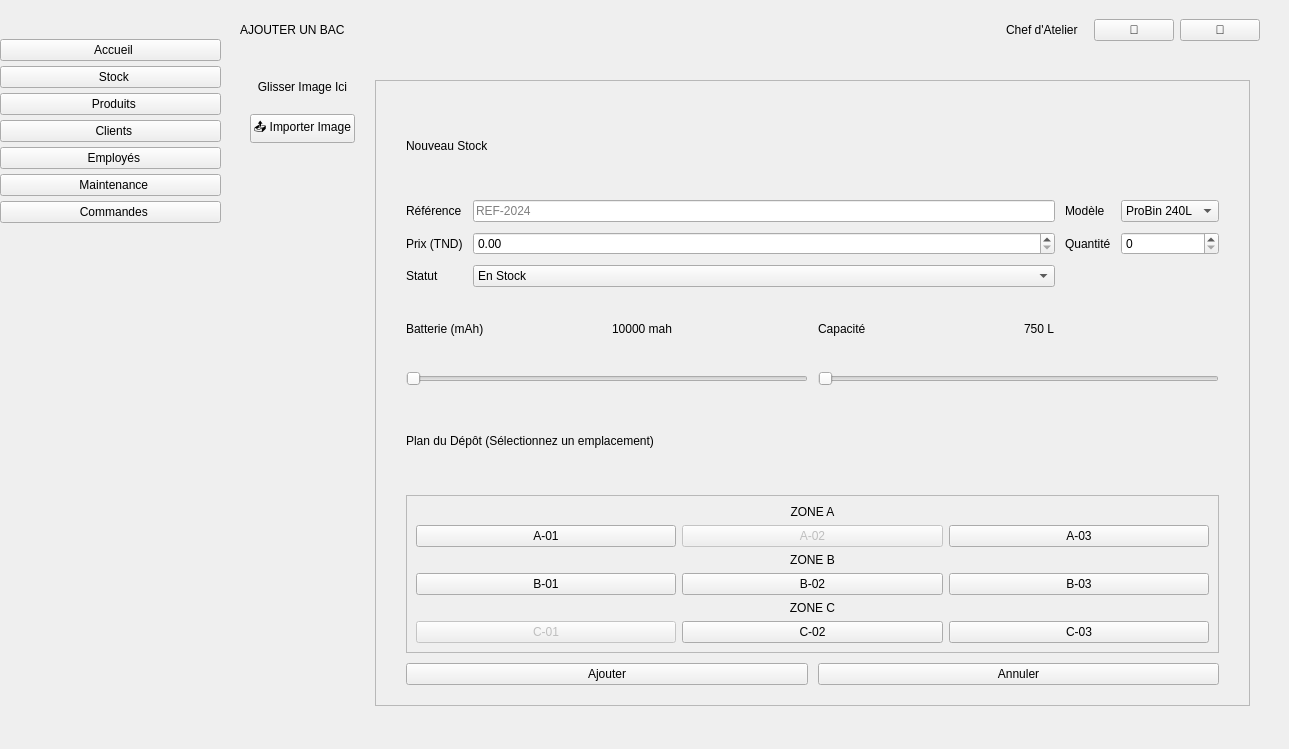
    <widget class="QWidget" name="ajout">
     <attribute name="title">
      <string>Ajout</string>
     </attribute>
     <widget class="QWidget" name="verticalLayoutWidget_2">
      <property name="geometry">
       <rect>
        <x>0</x>
        <y>0</y>
        <width>221</width>
        <height>740</height>
       </rect>
      </property>
      <layout class="QVBoxLayout" name="verticalLayout_2">
       <property name="spacing">
        <number>5</number>
       </property>
       <property name="bottomMargin">
        <number>20</number>
       </property>
       <item>
        <widget class="QLabel" name="label_2">
         <property name="text">
          <string/>
         </property>
         <property name="pixmap">
          <pixmap resource="logo.qrc">:/logo1.png</pixmap>
         </property>
        </widget>
       </item>
       <item>
        <spacer>
         <property name="orientation">
          <enum>Qt::Orientation::Vertical</enum>
         </property>
         <property name="sizeType">
          <enum>QSizePolicy::Policy::Fixed</enum>
         </property>
         <property name="sizeHint" stdset="0">
          <size>
           <width>20</width>
           <height>20</height>
          </size>
         </property>
        </spacer>
       </item>
       <item>
        <widget class="QPushButton" name="btnhome_2">
         <property name="text">
          <string>  Accueil</string>
         </property>
        </widget>
       </item>
       <item>
        <widget class="QPushButton" name="btnstock_2">
         <property name="text">
          <string>  Stock</string>
         </property>
        </widget>
       </item>
       <item>
        <widget class="QPushButton" name="btnproduit_2">
         <property name="text">
          <string>  Produits</string>
         </property>
        </widget>
       </item>
       <item>
        <widget class="QPushButton" name="btnclient_2">
         <property name="text">
          <string>  Clients</string>
         </property>
        </widget>
       </item>
       <item>
        <widget class="QPushButton" name="btnemploye_2">
         <property name="text">
          <string>  Employés</string>
         </property>
        </widget>
       </item>
       <item>
        <widget class="QPushButton" name="btnmaintenance_2">
         <property name="text">
          <string>  Maintenance</string>
         </property>
        </widget>
       </item>
       <item>
        <widget class="QPushButton" name="btncmd_2">
         <property name="text">
          <string>  Commandes</string>
         </property>
        </widget>
       </item>
       <item>
        <spacer>
         <property name="orientation">
          <enum>Qt::Orientation::Vertical</enum>
         </property>
         <property name="sizeHint" stdset="0">
          <size>
           <width>0</width>
           <height>0</height>
          </size>
         </property>
        </spacer>
       </item>
      </layout>
     </widget>
     <widget class="QWidget" name="horizontalLayoutWidget_2">
      <property name="geometry">
       <rect>
        <x>220</x>
        <y>0</y>
        <width>1060</width>
        <height>60</height>
       </rect>
      </property>
      <layout class="QHBoxLayout" name="horizontalLayout_2">
       <property name="leftMargin">
        <number>20</number>
       </property>
       <property name="rightMargin">
        <number>20</number>
       </property>
       <item>
        <widget class="QLabel" name="lb_2">
         <property name="text">
          <string>AJOUTER UN BAC</string>
         </property>
        </widget>
       </item>
       <item>
        <spacer>
         <property name="orientation">
          <enum>Qt::Orientation::Horizontal</enum>
         </property>
         <property name="sizeHint" stdset="0">
          <size>
           <width>0</width>
           <height>0</height>
          </size>
         </property>
        </spacer>
       </item>
       <item>
        <widget class="QLabel" name="user_2">
         <property name="text">
          <string>Chef d'Atelier</string>
         </property>
        </widget>
       </item>
       <item>
        <spacer>
         <property name="orientation">
          <enum>Qt::Orientation::Horizontal</enum>
         </property>
         <property name="sizeType">
          <enum>QSizePolicy::Policy::Fixed</enum>
         </property>
         <property name="sizeHint" stdset="0">
          <size>
           <width>10</width>
           <height>20</height>
          </size>
         </property>
        </spacer>
       </item>
       <item>
        <widget class="QPushButton" name="btnnotif_2">
         <property name="text">
          <string>🔔</string>
         </property>
        </widget>
       </item>
       <item>
        <widget class="QPushButton" name="btnprofil_2">
         <property name="text">
          <string>👤</string>
         </property>
        </widget>
       </item>
      </layout>
     </widget>
     <widget class="QWidget" name="addContent">
      <property name="geometry">
       <rect>
        <x>250</x>
        <y>80</y>
        <width>1000</width>
        <height>626</height>
       </rect>
      </property>
      <layout class="QHBoxLayout" name="hl_add_split">
       <property name="spacing">
        <number>20</number>
       </property>
       <item>
        <layout class="QVBoxLayout" name="vl_img_add">
         <item>
          <widget class="QLabel" name="lblImgPreview_Add">
           <property name="text">
            <string>Glisser Image Ici</string>
           </property>
           <property name="alignment">
            <set>Qt::AlignmentFlag::AlignCenter</set>
           </property>
          </widget>
         </item>
         <item>
          <widget class="QPushButton" name="btnUpload_Add">
           <property name="text">
            <string>📤 Importer Image</string>
           </property>
          </widget>
         </item>
         <item>
          <spacer>
           <property name="orientation">
            <enum>Qt::Orientation::Vertical</enum>
           </property>
           <property name="sizeHint" stdset="0">
            <size>
             <width>0</width>
             <height>0</height>
            </size>
           </property>
          </spacer>
         </item>
        </layout>
       </item>
       <item>
        <widget class="QFrame" name="cardAdd">
         <property name="frameShape">
          <enum>QFrame::Shape::StyledPanel</enum>
         </property>
         <layout class="QVBoxLayout" name="verticalLayout_Add">
          <property name="spacing">
           <number>10</number>
          </property>
          <property name="leftMargin">
           <number>30</number>
          </property>
          <property name="topMargin">
           <number>20</number>
          </property>
          <property name="rightMargin">
           <number>30</number>
          </property>
          <property name="bottomMargin">
           <number>20</number>
          </property>
          <item>
           <widget class="QLabel" name="lblTitleAdd">
            <property name="text">
             <string>Nouveau Stock</string>
            </property>
           </widget>
          </item>
          <item>
           <layout class="QGridLayout" name="gl_inputs">
            <item row="0" column="0">
             <widget class="QLabel" name="l1">
              <property name="text">
               <string>Référence</string>
              </property>
             </widget>
            </item>
            <item row="0" column="1">
             <widget class="QLineEdit" name="ln_ref_add">
              <property name="placeholderText">
               <string>REF-2024</string>
              </property>
             </widget>
            </item>
            <item row="0" column="2">
             <widget class="QLabel" name="l2">
              <property name="text">
               <string>Modèle</string>
              </property>
             </widget>
            </item>
            <item row="0" column="3">
             <widget class="QComboBox" name="cb_model_add">
              <item>
               <property name="text">
                <string>ProBin 240L</string>
               </property>
              </item>
             </widget>
            </item>
            <item row="1" column="0">
             <widget class="QLabel" name="l_px">
              <property name="text">
               <string>Prix (TND)</string>
              </property>
             </widget>
            </item>
            <item row="1" column="1">
             <widget class="QDoubleSpinBox" name="dsb_price_add">
              <property name="maximum">
               <double>99999.000000000000000</double>
              </property>
             </widget>
            </item>
            <item row="1" column="2">
             <widget class="QLabel" name="l_qty">
              <property name="text">
               <string>Quantité</string>
              </property>
             </widget>
            </item>
            <item row="1" column="3">
             <widget class="QSpinBox" name="sb_qty_add"/>
            </item>
            <item row="2" column="0">
             <widget class="QLabel" name="l_stat">
              <property name="text">
               <string>Statut</string>
              </property>
             </widget>
            </item>
            <item row="2" column="1">
             <widget class="QComboBox" name="cb_status_add">
              <item>
               <property name="text">
                <string>En Stock</string>
               </property>
              </item>
             </widget>
            </item>
           </layout>
          </item>
          <item>
           <layout class="QHBoxLayout" name="hl_sliders">
            <item>
             <layout class="QVBoxLayout" name="vl_bat">
              <item>
               <layout class="QHBoxLayout" name="horizontalLayout">
                <item>
                 <widget class="QLabel" name="l_bat">
                  <property name="text">
                   <string>Batterie (mAh)</string>
                  </property>
                 </widget>
                </item>
                <item>
                 <widget class="QLabel" name="label">
                  <property name="text">
                   <string>10000 mah</string>
                  </property>
                 </widget>
                </item>
               </layout>
              </item>
              <item>
               <widget class="QSlider" name="slider_bat_add">
                <property name="minimum">
                 <number>2000</number>
                </property>
                <property name="maximum">
                 <number>20000</number>
                </property>
                <property name="orientation">
                 <enum>Qt::Orientation::Horizontal</enum>
                </property>
               </widget>
              </item>
             </layout>
            </item>
            <item>
             <layout class="QVBoxLayout" name="vl_cap">
              <item>
               <layout class="QHBoxLayout" name="horizontalLayout_4">
                <item>
                 <widget class="QLabel" name="l_cap">
                  <property name="text">
                   <string>Capacité</string>
                  </property>
                 </widget>
                </item>
                <item>
                 <widget class="QLabel" name="label_4">
                  <property name="text">
                   <string>750 L</string>
                  </property>
                 </widget>
                </item>
               </layout>
              </item>
              <item>
               <widget class="QSlider" name="slider_cap_add">
                <property name="minimum">
                 <number>50</number>
                </property>
                <property name="maximum">
                 <number>1000</number>
                </property>
                <property name="orientation">
                 <enum>Qt::Orientation::Horizontal</enum>
                </property>
               </widget>
              </item>
             </layout>
            </item>
           </layout>
          </item>
          <item>
           <widget class="QLabel" name="l5">
            <property name="text">
             <string>Plan du Dépôt (Sélectionnez un emplacement)</string>
            </property>
           </widget>
          </item>
          <item>
           <widget class="QFrame" name="mapFrame">
            <property name="frameShape">
             <enum>QFrame::Shape::StyledPanel</enum>
            </property>
            <layout class="QGridLayout" name="gl_map_add">
             <item row="0" column="0" colspan="3">
              <widget class="QLabel" name="zoneA">
               <property name="text">
                <string>ZONE A</string>
               </property>
               <property name="alignment">
                <set>Qt::AlignmentFlag::AlignCenter</set>
               </property>
               <property name="class" stdset="0">
                <string>zoneLabel</string>
               </property>
              </widget>
             </item>
             <item row="1" column="0">
              <widget class="QPushButton" name="btn_a1">
               <property name="text">
                <string>A-01</string>
               </property>
               <property name="checkable">
                <bool>true</bool>
               </property>
               <property name="autoExclusive">
                <bool>true</bool>
               </property>
               <property name="class" stdset="0">
                <string>slotBtn</string>
               </property>
              </widget>
             </item>
             <item row="1" column="1">
              <widget class="QPushButton" name="btn_a2">
               <property name="enabled">
                <bool>false</bool>
               </property>
               <property name="text">
                <string>A-02</string>
               </property>
               <property name="class" stdset="0">
                <string>slotBtn</string>
               </property>
              </widget>
             </item>
             <item row="1" column="2">
              <widget class="QPushButton" name="btn_a3">
               <property name="text">
                <string>A-03</string>
               </property>
               <property name="checkable">
                <bool>true</bool>
               </property>
               <property name="autoExclusive">
                <bool>true</bool>
               </property>
               <property name="class" stdset="0">
                <string>slotBtn</string>
               </property>
              </widget>
             </item>
             <item row="2" column="0" colspan="3">
              <widget class="QLabel" name="zoneB">
               <property name="text">
                <string>ZONE B</string>
               </property>
               <property name="alignment">
                <set>Qt::AlignmentFlag::AlignCenter</set>
               </property>
               <property name="class" stdset="0">
                <string>zoneLabel</string>
               </property>
              </widget>
             </item>
             <item row="3" column="0">
              <widget class="QPushButton" name="btn_b1">
               <property name="text">
                <string>B-01</string>
               </property>
               <property name="checkable">
                <bool>true</bool>
               </property>
               <property name="autoExclusive">
                <bool>true</bool>
               </property>
               <property name="class" stdset="0">
                <string>slotBtn</string>
               </property>
              </widget>
             </item>
             <item row="3" column="1">
              <widget class="QPushButton" name="btn_b2">
               <property name="text">
                <string>B-02</string>
               </property>
               <property name="checkable">
                <bool>true</bool>
               </property>
               <property name="autoExclusive">
                <bool>true</bool>
               </property>
               <property name="class" stdset="0">
                <string>slotBtn</string>
               </property>
              </widget>
             </item>
             <item row="3" column="2">
              <widget class="QPushButton" name="btn_b3">
               <property name="text">
                <string>B-03</string>
               </property>
               <property name="checkable">
                <bool>true</bool>
               </property>
               <property name="autoExclusive">
                <bool>true</bool>
               </property>
               <property name="class" stdset="0">
                <string>slotBtn</string>
               </property>
              </widget>
             </item>
             <item row="4" column="0" colspan="3">
              <widget class="QLabel" name="zoneC">
               <property name="text">
                <string>ZONE C</string>
               </property>
               <property name="alignment">
                <set>Qt::AlignmentFlag::AlignCenter</set>
               </property>
               <property name="class" stdset="0">
                <string>zoneLabel</string>
               </property>
              </widget>
             </item>
             <item row="5" column="1">
              <widget class="QPushButton" name="btn_c2">
               <property name="text">
                <string>C-02</string>
               </property>
               <property name="checkable">
                <bool>true</bool>
               </property>
               <property name="autoExclusive">
                <bool>true</bool>
               </property>
               <property name="class" stdset="0">
                <string>slotBtn</string>
               </property>
              </widget>
             </item>
             <item row="5" column="2">
              <widget class="QPushButton" name="btn_c3">
               <property name="text">
                <string>C-03</string>
               </property>
               <property name="checkable">
                <bool>true</bool>
               </property>
               <property name="autoExclusive">
                <bool>true</bool>
               </property>
               <property name="class" stdset="0">
                <string>slotBtn</string>
               </property>
              </widget>
             </item>
             <item row="5" column="0">
              <widget class="QPushButton" name="btn_a2_2">
               <property name="enabled">
                <bool>false</bool>
               </property>
               <property name="text">
                <string>C-01</string>
               </property>
               <property name="class" stdset="0">
                <string>slotBtn</string>
               </property>
              </widget>
             </item>
            </layout>
           </widget>
          </item>
          <item>
           <layout class="QHBoxLayout" name="btns_add">
            <item>
             <widget class="QPushButton" name="btnSave_Add">
              <property name="text">
               <string>Ajouter</string>
              </property>
             </widget>
            </item>
            <item>
             <widget class="QPushButton" name="btnCancel_Add">
              <property name="text">
               <string>Annuler</string>
              </property>
             </widget>
            </item>
           </layout>
          </item>
         </layout>
        </widget>
       </item>
      </layout>
     </widget>
    </widget>
